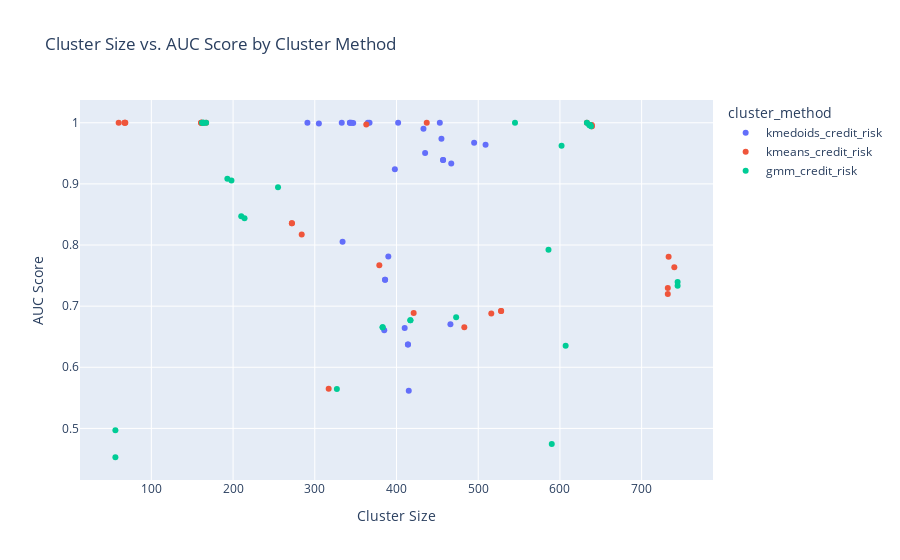

Source (notebook cell):
### Code cell
fig5 = px.scatter(df2, x="Cluster Size", y="AUC Score", color="cluster_method",
                  title="Cluster Size vs. AUC Score by Cluster Method")
fig5.show()

### Figure 1 — Plotly figure (JSON) as saved in the notebook; plotly's stock layout.template omitted (floating-point values rounded to 4 significant figures)
{"data": [{"hovertemplate": "cluster_method=kmedoids_credit_risk<br>Cluster Size=%{x}<br>AUC Score=%{y}<extra></extra>", "legendgroup": "kmedoids_credit_risk", "marker": {"color": "#636efa", "symbol": "circle"}, "mode": "markers", "name": "kmedoids_credit_risk", "orientation": "v", "showlegend": true, "type": "scatter", "x": [367, 433, 386, 414, 457, 343, 345, 455, 386, 414, 457, 343, 453, 347, 415, 385, 398, 402, 509, 291, 390, 410, 333, 467, 305, 495, 466, 334, 435, 365], "xaxis": "x", "y": [1, 0.9903, 0.7433, 0.6373, 0.939, 1, 1, 0.974, 0.7433, 0.6373, 0.939, 1, 1, 0.9996, 0.5617, 0.6607, 0.9239, 1, 0.9638, 0.9999, 0.7812, 0.6642, 1, 0.9335, 0.9987, 0.9673, 0.6703, 0.8054, 0.9503, 1], "yaxis": "y"}, {"hovertemplate": "cluster_method=kmeans_credit_risk<br>Cluster Size=%{x}<br>AUC Score=%{y}<extra></extra>", "legendgroup": "kmeans_credit_risk", "marker": {"color": "#EF553B", "symbol": "circle"}, "mode": "markers", "name": "kmeans_credit_risk", "orientation": "v", "showlegend": true, "type": "scatter", "x": [733, 67, 272, 528, 161, 639, 68, 732, 272, 528, 161, 639, 363, 437, 483, 317, 167, 633, 60, 740, 379, 421, 161, 639, 68, 732, 284, 516, 162, 638], "xaxis": "x", "y": [0.7809, 1, 0.8358, 0.692, 1, 0.9945, 1, 0.7297, 0.8358, 0.692, 1, 0.9945, 0.9973, 1, 0.6655, 0.5651, 1, 1, 1, 0.7638, 0.7669, 0.6887, 1, 0.9963, 1, 0.7199, 0.8171, 0.6878, 1, 0.9959], "yaxis": "y"}, {"hovertemplate": "cluster_method=gmm_credit_risk<br>Cluster Size=%{x}<br>AUC Score=%{y}<extra></extra>", "legendgroup": "gmm_credit_risk", "marker": {"color": "#00cc96", "symbol": "circle"}, "mode": "markers", "name": "gmm_credit_risk", "orientation": "v", "showlegend": true, "type": "scatter", "x": [607, 193, 383, 417, 164, 636, 210, 590, 383, 417, 164, 636, 602, 198, 473, 327, 167, 633, 255, 545, 744, 56, 162, 638, 214, 586, 744, 56, 163, 637], "xaxis": "x", "y": [0.6353, 0.9085, 0.6655, 0.677, 1, 0.9963, 0.847, 0.4745, 0.6655, 0.677, 1, 0.9963, 0.9624, 0.9053, 0.682, 0.5645, 1, 1, 0.8943, 1, 0.7333, 0.4528, 1, 0.9943, 0.8437, 0.7924, 0.7395, 0.4969, 1, 0.9964], "yaxis": "y"}], "layout": {"legend": {"title": {"text": "cluster_method"}, "tracegroupgap": 0}, "title": {"text": "Cluster Size vs. AUC Score by Cluster Method"}, "xaxis": {"anchor": "y", "domain": [0, 1], "title": {"text": "Cluster Size"}}, "yaxis": {"anchor": "x", "domain": [0, 1], "title": {"text": "AUC Score"}}}}
